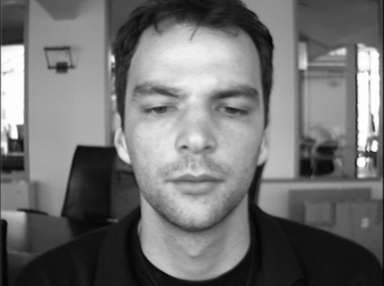
#> input picture Misc/Deliverable 2 Folder/trainingFaces/Brett/BioID_0000.pgm, 384 x 286 px; its folder holds only this picture in this run
$ python stillimage.py
#> lines starting #> are read from the running program, lines starting #| are printed output that depends on the picture; after the words box and inside, x2 and y2 are one past the last pixel; in counts of white or black regions, pixels touching at a corner belong together
### Misc/Deliverable 2 Folder/functions.py
import os
import numpy as np
import cv2

def load_images_folder_and_directory(folder,directory):
#> called with folder = 'Brett', directory = './trainingFaces'
    images = []
    filepath = os.path.join(directory,folder)
    for filename in os.listdir(filepath):
        img = cv2.imread(os.path.join(filepath,filename))
#> img is the input picture: shape (286, 384, 3); min 3, max 254, mean 113
        if img is not None:
            images.append(img)
    return images

# [7 lines left out: function load_images_folder, not called in this run]


def detectface(img):

    gray = cv2.cvtColor(img, cv2.COLOR_BGR2GRAY)

    face_cascade = cv2.CascadeClassifier('haarcascades/haarcascade_frontalface_default.xml')
    eye_cascade = cv2.CascadeClassifier('haarcascades/haarcascade_eye.xml')

    faces = face_cascade.detectMultiScale(gray, 1.3, 5)

    try:
        for (x,y,w,h) in faces:
                img = cv2.rectangle(img,(x,y),(x+w,y+h),(255,0,0),2)
                roi_gray = gray[y:y+h, x:x+w]
                roi_color = img[y:y+h, x:x+w]
                eyes = eye_cascade.detectMultiScale(roi_gray)
                for (ex,ey,ew,eh) in eyes:
                        cv2.rectangle(roi_color,(ex,ey),(ex+ew,ey+eh),(0,255,0),2)


        face = gray[y:y+h, x:x+w]
        face = cv2.resize(face, (200,200), interpolation = cv2.INTER_AREA)

        return img, face
    except:
        print("no face")
        # cv2.imshow('no face',img)
        cv2.waitKey(0)
        return (), ()

### Misc/Deliverable 2 Folder/stillimage.py
import os
import sys
import numpy as np
import cv2
import string
from sklearn.svm import LinearSVC
from sklearn.neighbors import KNeighborsClassifier
from skimage import feature
from functions import *

print('Training')

trainingdir = "./trainingFaces"
testingfolder = "./validationFaces"
validationdir = "./validationFaces"

winname = 'Haar Faces'
winname1 = 'Cropped Face'
winname2 = 'LBP'
winname3 = 'Prediction'

cv2.namedWindow(winname)
cv2.namedWindow(winname1)
cv2.namedWindow(winname2)
cv2.namedWindow(winname3)

cv2.moveWindow(winname, 100, 100)
cv2.moveWindow(winname1, 600, 100)
cv2.moveWindow(winname2, 1100, 100)
cv2.moveWindow(winname3, 600, 500)


identifiers = []
lbpdata = []
dataset_size = 0
prediction_error = 0
prediction2_error = 0

neighborpts = 24
radius = 8

#Array of Images
for folder in os.listdir(trainingdir):
    if not folder.startswith('.'):
        training_images = load_images_folder_and_directory(folder,trainingdir)
#> training_images = 1 item
        identifier = folder
        print(identifier)

        #Detecting Face in each image and create LBP
        for img in training_images:

            #height, width = img.shape[:2]

            img, face = detectface(img)
            smallimg = cv2.resize(img, (384, 286), interpolation=cv2.INTER_AREA)

            #cv2.imshow(winname, smallimg)
            #cv2.imshow(winname1, face)

            lbp = feature.local_binary_pattern(face, neighborpts,
            radius, method="default")

            (hist, _) = np.histogram(lbp.ravel(),
            bins=np.arange(0, neighborpts + 3),
            range=(0, neighborpts + 2))

            hist = hist.astype("float")
            hist /= (hist.sum() + 1e-7)

            #cv2.imshow(winname2, lbp)

            identifiers.append(identifier)
            lbpdata.append(hist)
#> this loop made 1 pass
#> faces in detectface on pass 1: [[107, 40, 177, 177]]
#> pass 1, in detectface, `face = gray[y:y+h, x:x+w]`:
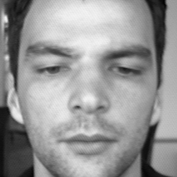
#> face: shape (177, 177); min 4, max 242, mean 150.1
#> pass 1, `img, face = detectface(img)`:
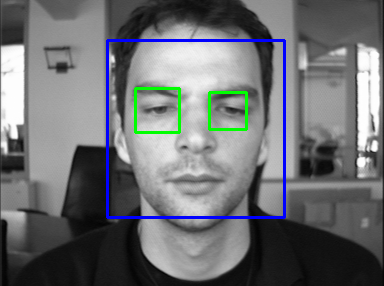
#> img: shape (286, 384, 3); 2.81% of pixels changed, all inside (x1, y1, x2, y2) = (106, 39, 286, 219)
#> after the loop, identifiers = ['Brett']; lbpdata = 1 item
#> pass 2 of the loop `for folder in os.listdir(trainingdir):`:
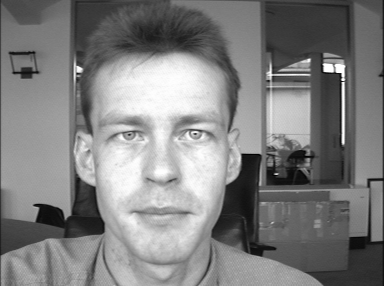
#> input picture Misc/Deliverable 2 Folder/trainingFaces/Charlie/BioID_0019.pgm, 384 x 286 px
#> in load_images_folder_and_directory, img is the input picture: shape (286, 384, 3); min 1, max 254, mean 127.4
#> the loop `for img in training_images:` made 1 pass
#> faces in detectface on pass 1: [[78, 68, 169, 169]]
#> pass 1, in detectface (call 2), `face = gray[y:y+h, x:x+w]`:
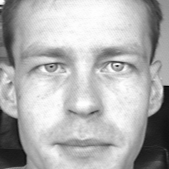
#> face: shape (169, 169); min 2, max 254, mean 177.2
#> pass 1, `img, face = detectface(img)`:
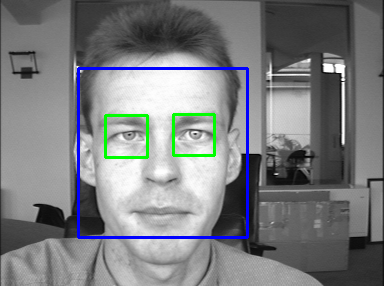
#> img: shape (286, 384, 3); 2.74% of pixels changed, all inside (x1, y1, x2, y2) = (77, 67, 249, 239)
#> after the loop `for img in training_images:`: identifiers = ['Brett', 'Charlie']; lbpdata = 2 items
            #cv2.waitKey(0)


model = LinearSVC(C=100.0, max_iter=1000)
model.fit(lbpdata, identifiers)

model2 = KNeighborsClassifier(n_neighbors=15, leaf_size = 30)
model2.fit(lbpdata, identifiers)
print('Models Done')


print('Testing Training Set')

for folder in os.listdir(trainingdir):
    if not folder.startswith('.'):
        training_images = load_images_folder_and_directory(folder,trainingdir)
        identifier = folder
        dataset_size = len(training_images)+dataset_size
#> dataset_size = 1

        for img in training_images:

            img, face = detectface(img)
            smallimg = cv2.resize(img, (384, 286), interpolation=cv2.INTER_AREA)
            smallimgOrignial = cv2.resize(img, (384, 286), interpolation=cv2.INTER_AREA)

            # cv2.putText(smallimgOrignial, identifier, (10, 30), cv2.FONT_HERSHEY_SIMPLEX,
            # 1.0, (0, 0, 255), 3)
            # cv2.imshow(winname, smallimgOrignial)
            # cv2.imshow(winname1, face)

            lbp = feature.local_binary_pattern(face, neighborpts,
            radius, method="default")

            hist, _ = np.histogram(lbp.ravel(),
            bins=np.arange(0, neighborpts + 3),
            range=(0, neighborpts + 2))

            hist = hist.astype("float")
            hist /= (hist.sum() + 1e-7)

            # cv2.imshow(winname2, lbp)

            prediction = model.predict(hist.reshape(1, -1))
#> (the run stopped early here; a loop or call above may not have finished)
